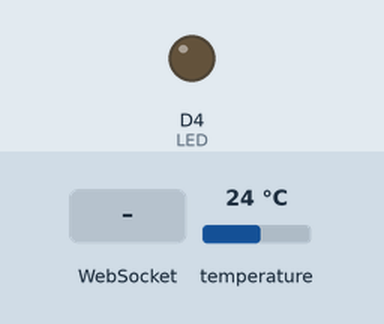
Recording of a sketch running on a simulated ESP8266 (NodeMCU). On the bench: output pins drawn as LEDs (lit = HIGH). Inputs (shaded band) come from the test bench; at power-on: temperature 24 °C. WiFi joins after 1.5 s; servers stay silent unless stated; what the sketch prints to the serial monitor is not drawn.

Above: at 3.7 s.
3.8 s: WebSocket text "1" received
At 4.9 s:
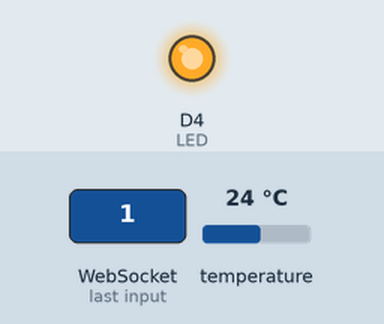
Timing chart, 0 to 6.8 s (numbered marks = the images above; inputs shaded):
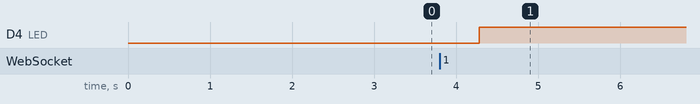

Measured:
- after the input at 3.8 s, D4 (LED): LOW → HIGH after 0.48 s

The sketch:

Temperature.ino
```cpp
#include "Header.h"

ESP8266WebServer server(80);
WebSocketsServer webSocket = WebSocketsServer(81);    // create a websocket server on port 81

// Setup a oneWire instance to communicate with any OneWire devices
OneWire oneWire(ONE_WIRE_BUS);

/********************************************************************/
// Pass our oneWire reference to Dallas Temperature.
DallasTemperature sensors(&oneWire);
/********************************************************************/

Ticker timer;

const char* ssid = "QueensLab_Guest"; //Enter SSID
const char* password = "utveckling-design"; //Enter Password

char const webpage[] PROGMEM = R"=====(
<!DOCTYPE html>
<html>
   <head>
      <title>Temperature Sensor</title>

      <script>
          var websock;

          function init_ws(){

            var host = window.location.hostname;

            websock = new WebSocket('ws://' + host + ':81/');

            websock.onopen = function(evt) {
              console.log('websock open');
            };

            websock.onerror = function(evt) {
                console.log(evt);
            };

            websock.onmessage = function(evt) {
                var data = JSON.parse(evt.data);
                console.log(data);
                return false;
            };

            websock.onclose = function(){
                console.log('websock close');
            };
        }
      </script>

   </head>
   <body onload="javascript:init_ws();">

   </body>
    <script src="https://cdnjs.cloudflare.com/ajax/libs/jquery/3.4.1/jquery.min.js"></script>
     <script src="https://cdnjs.cloudflare.com/ajax/libs/Chart.js/2.8.0/Chart.min.js"></script>
</html>
)=====";

float getTemperature() {
  float temp;
  sensors.requestTemperatures();
  temp = sensors.getTempCByIndex(0);

  String json = "{\"value\":";
  json += temp;
  json += "}";
  webSocket.broadcastTXT(json.c_str(), json.length());

  return temp;
}

void webSocketEvent(uint8_t num, WStype_t type, uint8_t * payload, size_t len)
{
    if(type == WStype_TEXT){
        digitalWrite(LED, LOW);
        Serial.printf("%s\r\n", payload);
        digitalWrite(LED, HIGH);
    }
}

// Initial settings will be done in this method
void setup() {

  delay(1000);

  /* Our initial baudrate will be 115200 */
  Serial.begin(115200);

  /* Configure and setup WiFi settings */
  //Serial.println();
  //Serial.print("Setting soft-AP configuration ... ");

  //Serial.println(WiFi.softAPConfig(local_IP, gateway, subnet) ? "Ready" : "Failed!");

  //Serial.print("Setting soft-AP ... ");
  //WiFi.mode(WIFI_AP);

  //*--------------------------
  //* Change the next line to your desired WiFi SSID  :
  //*--------------------------
  //Serial.println(WiFi.softAP("GroupX") ? "Ready" : "Failed!");
  //Serial.print("Soft-AP IP address = ");
  //Serial.println(WiFi.softAPIP());

  //if (!MDNS.begin("temp")) {             // Start the mDNS responder for esp8266.local
    //Serial.println("Error setting up MDNS responder!");
  //}
  // Connect to WiFi
  WiFi.begin(ssid, password);
  while (WiFi.status() != WL_CONNECTED)
  {
     delay(500);
     Serial.print("*");
  }

  Serial.println("");
  Serial.println("WiFi connection Successful");
  Serial.print("The IP Address of ESP8266 Module is: ");
  Serial.print(WiFi.localIP());// Print the IP address

  /* Start the web server */
  server.begin();

  /* start the websockets server */
  webSocket.begin();

  /* Attach the eventHandler for different return messages */
  webSocket.onEvent(webSocketEvent);

  /* Explicitly make the LED pin as output */
  pinMode(LED, OUTPUT);
  pinMode(D1, INPUT);

  sensors.begin();

  timer.attach(1, getTemperature);


  server.on("/", [](){
     server.send_P(200, "text/html", webpage);
  });
}

void loop() {

  webSocket.loop();
  server.handleClient();

}
```

Header.h
```cpp
#ifndef PROTOCOL_H
#define PROTOCOL_H

#include <ESP8266WiFi.h>
#include <ESP8266WebServer.h>
#include <WebSocketsServer.h>
#include <Hash.h>
#include <SoftwareSerial.h>
#include <FS.h>
#include <ESP8266mDNS.h>
#include <OneWire.h>
#include <DallasTemperature.h>
#include <Ticker.h>

// Reference to the inbuilt LED. Remember that its active Low.
#define LED D4

// Data wire is plugged into pin 2 on the Arduino
#define ONE_WIRE_BUS D1

/* Default IPv4 configurations.*/
IPAddress local_IP(192,168,1,1);
IPAddress gateway(192,168,1,1);
IPAddress subnet(255,255,255,0);

typedef signed short qint16;
typedef struct {
  int     lcnt;   // Sequential log count
  String ltime;   // Time record of when reading was taken
  qint16 temp;    // Temperature values, short unsigned 16-bit integer to reduce memory requirement, saved as x10 more to preserve 0.1 resolution
} record_type;

const char* filename = "/datalog.txt";

#endif //PROTOCOL_H
```
